Frame 1 (no input): blank canvas, image omitted
Frame 60 (no input): blank canvas, image omitted
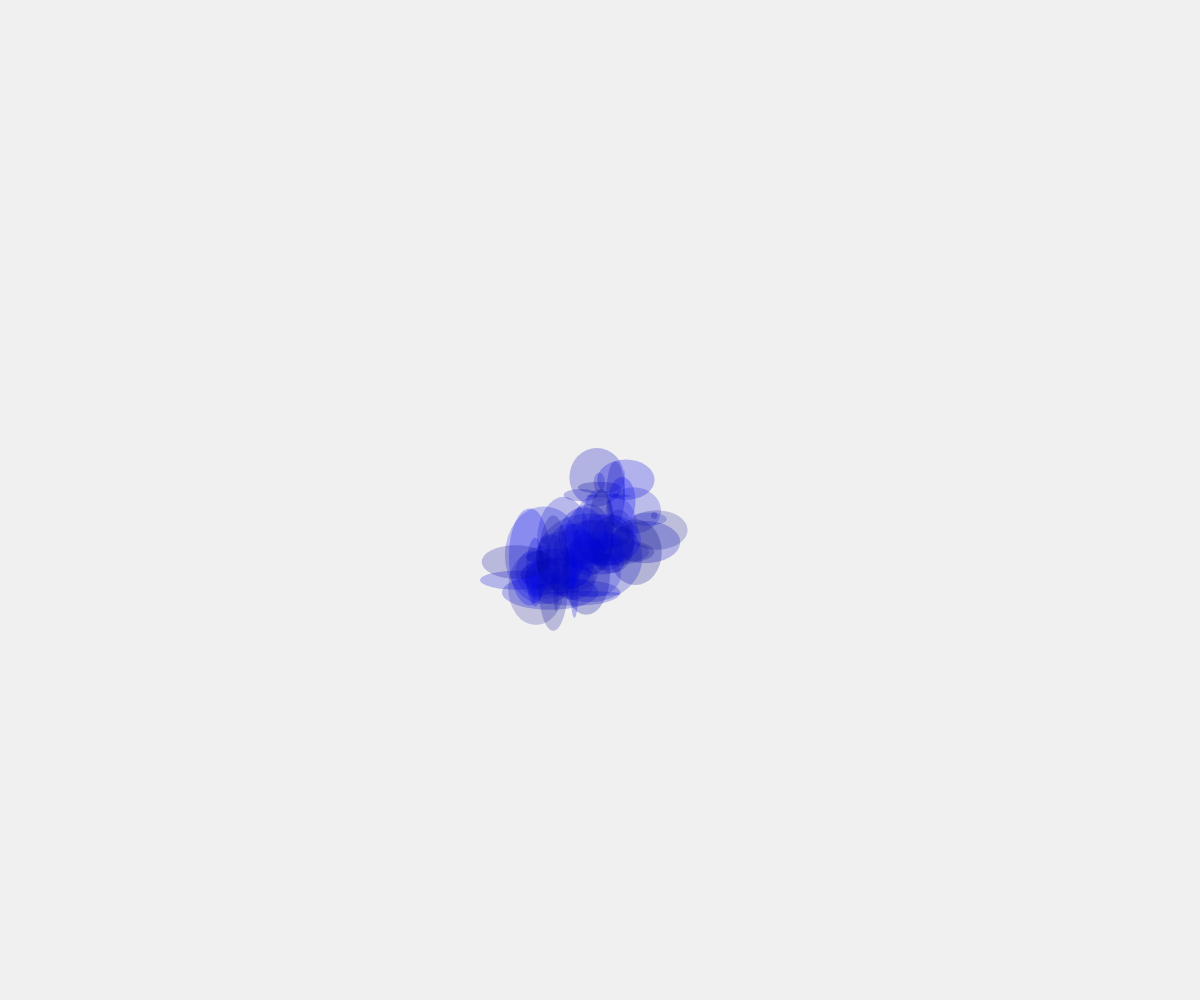
Frame 120 (the mouse pressed at the canvas centre since frame 60)

The p5.js sketch whose frames 1 and 60 were blank and that drew this single picture after the mouse press (run headless with seeded random() and noise() and a simulated clock; from frame 60 on, the mouse is pressed at the canvas centre):

// p5.js sketch
// ── sketch.js
  //setup our global variables
  let x
  let y
  let amt

function setup() {
 createCanvas(windowWidth, windowHeight);
  
  //draw a background not be loop
  background(240);
}

function draw() {
  // pick a number to use as a range
  let range = frameCount % 120;
  
  //update new variables
  let xA=x+random(-amt,amt);
  let yA=y+random(-amt,amt);
  
  //get some random circle to combine a new Pattern;
  fill(0,5,random(128,255),random(50,70));
  noStroke();
  ellipse(x,y,random(-range,range),random(-range,range));
  
  //upadte the global variables
  x=xA;
  y=yA;
}

function mousePressed(){
  //when the mouse is clicked, the graphic starts to be generated
  x=mouseX;
  y=mouseY;
  amt=(2,20);
}

function windowResized() {

  resizeCanvas(windowWidth, windowHeight);

}
